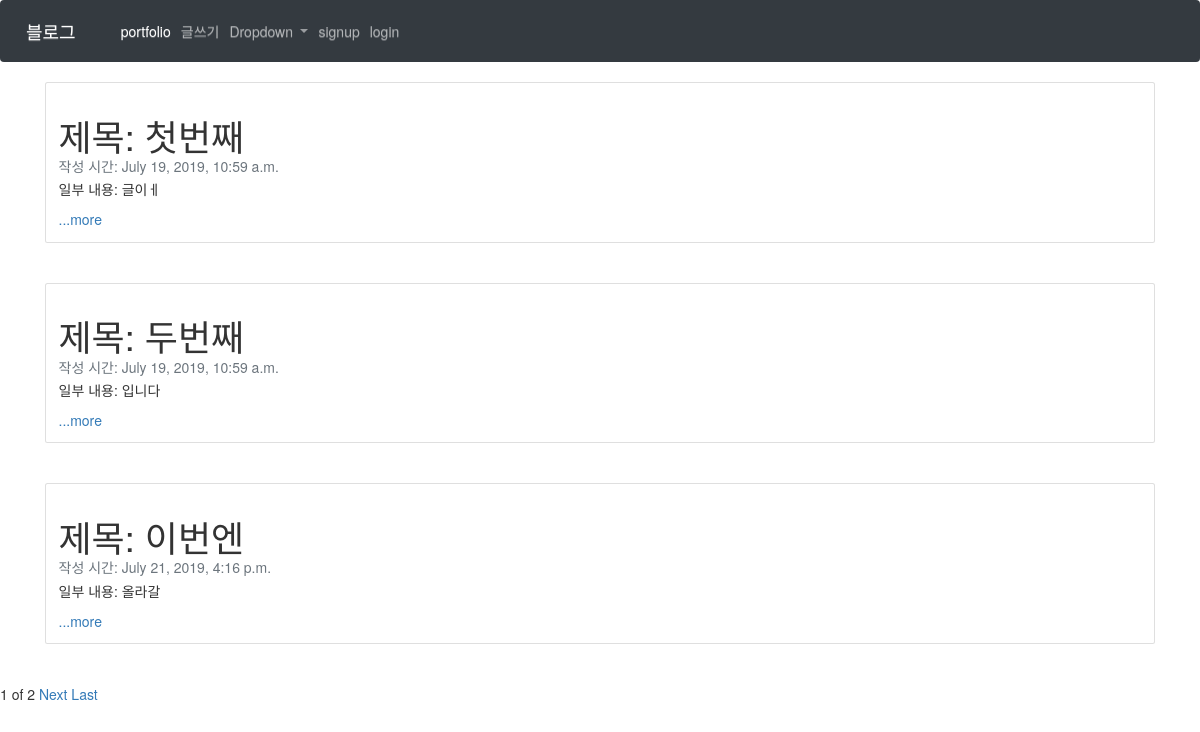
The page / on the database its author committed.
### blog/models.py (models this page shows, shortened)
class Blog(models.Model):
    title = models.CharField(max_length=200)
    pub_date = models.DateTimeField('date published')
    body = models.TextField()
    def summary(self):
        return self.body[:3]

### blog/views.py (the view)
# urls.py: 2. Add a URL to urlpatterns:  path('', views.home, name='home')
def home(request):
    blogs = Blog.objects
    blog_list=Blog.objects.all()
    paginator = Paginator(blog_list,3)
    page = request.GET.get('page')
    posts = paginator.get_page(page)
    return render(request, 'home.html', {'blogs':blogs, 'posts':posts})

### blog/templates/home.html (shortened to what this page needs)
{%extends 'base.html'%}
{% block contents %}
<body>
{% for blog in posts %}
<div class='container'>
        <div class="card">
                <div class="card-body">
                  <h1 class="card-title">제목: {{blog.title}}</h1>
                  <h5 class="card-subtitle mb-2 text-muted">작성 시간: {{blog.pub_date}}</h5>
                  <p class="card-text">일부 내용: {{blog.summary}}</p>
                <a href="{% url 'detail' blog.id%}" class="card-link">...more</a>
            </div>
        </div><br><br>
</div>
{% endfor %}
<span>{{posts.number}}</span>
<span>of</span>
<span>{{posts.paginator.num_pages}}</span>
{%if posts.has_next%}
<a href="?page={{posts.next_page_number}}">Next</a>
<a href="?page={{posts.paginator.num_pages}}">Last</a>
{%endif%}
</body>
{% endblock %}

### firstproject/templates/base.html (shortened to what this page needs)
<!DOCTYPE html>
<html lang="en">
<head>
    <link rel="stylesheet" href="https://stackpath.bootstrapcdn.com/bootstrap/4.3.1/css/bootstrap.min.css">
    <link rel="stylesheet" href="https://maxcdn.bootstrapcdn.com/bootstrap/3.3.2/css/bootstrap.min.css">
<link rel="stylesheet" href="https://maxcdn.bootstrapcdn.com/bootstrap/3.3.2/css/bootstrap-theme.min.css">
</head>
<body>
        <nav class="navbar navbar-expand-lg navbar-dark bg-dark">
                <a class="navbar-brand" href="#">블로그</a>
                <div class="collapse navbar-collapse" id="navbarSupportedContent">
                  <ul class="navbar-nav mr-auto">
                    <li class="nav-item active">
                      <a class="nav-link" href="{% url 'portfolio' %}">portfolio <span class="sr-only">(current)</span></a>
                    </li>
                    <li class="nav-item">
                      <a class="nav-link" href="{% url 'newblog' %}">글쓰기</a>
                    </li>
                    <li class="nav-item dropdown">
                      <a class="nav-link dropdown-toggle" href="#" id="navbarDropdown" role="button" data-toggle="dropdown" aria-haspopup="true" aria-expanded="false">
                        Dropdown
                      </a>
                    </li>
                    {% if user.is_authenticated %}
                    <li class="nav-item">
                        <a class="nav-link">환영합니다. {{ user.username }} 님!</a>
                    </li>
                    <li class="nav-item">
                        <a class="nav-link" href="{% url 'newblog' %}">글쓰기</a>
                    </li>
                    <li class="nav-item">
                        <a class="nav-link" href="javascript:{document.getElementById('logout').submit()}">Logout</a>
                            <form id="logout" method="POST" action="{% url 'logout' %}">
                                {% csrf_token %} <input type="hidden" />
                            </form>
                     </li>
                        </div>
                    </li>
                    {% else %}
                    <li class="nav-item">
                      <a class="nav-item nav-link" href="{% url 'signup' %}">signup</a>
                    </li>
                    <li class="nav-item">
                    <a class="nav-item nav-link" href="{% url 'login' %}">login</a>
                  </li>
                  {% endif %}
                  </ul>
                </div>
              </nav>
              {% block contents %}
              {% endblock %}
</body>

### rows shown on the page
Blog: title "첫번째", pub_date "July 19, 2019, 10:59 a.m.", summary "글이ㅔ"
Blog: title "두번째", pub_date "July 19, 2019, 10:59 a.m.", summary "입니다"
Blog: title "이번엔", pub_date "July 21, 2019, 4:16 p.m.", summary "올라갈"

### other values the page prints
{{ posts.number }} "1"
{{ posts.paginator.num_pages }} "2"
